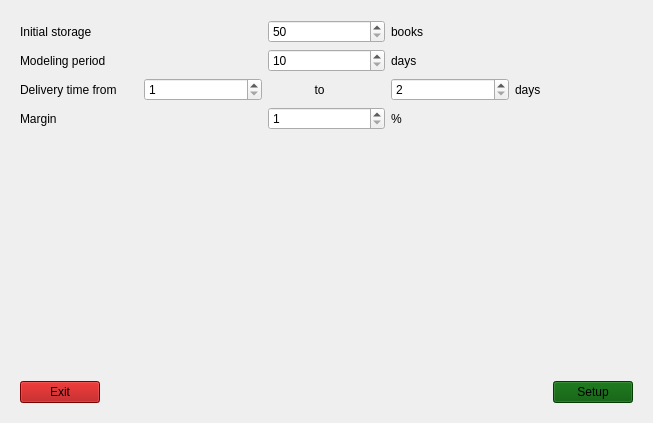
<?xml version="1.0" encoding="UTF-8"?>
<ui version="4.0">
 <class>BookStore</class>
 <widget class="QWidget" name="BookStore">
  <property name="geometry">
   <rect>
    <x>0</x>
    <y>0</y>
    <width>653</width>
    <height>423</height>
   </rect>
  </property>
  <property name="windowTitle">
   <string>BookStore</string>
  </property>
  <layout class="QVBoxLayout" name="verticalLayout">
   <item>
    <widget class="QStackedWidget" name="stackedWidget">
     <property name="currentIndex">
      <number>0</number>
     </property>
     <widget class="QWidget" name="startWindow">
      <layout class="QGridLayout" name="gridLayout">
       <item row="0" column="0">
        <layout class="QGridLayout" name="gridLayout_2">
         <item row="2" column="2">
          <widget class="QLabel" name="label_8">
           <property name="text">
            <string>              to</string>
           </property>
          </widget>
         </item>
         <item row="2" column="0">
          <widget class="QLabel" name="label_3">
           <property name="text">
            <string>Delivery time from</string>
           </property>
          </widget>
         </item>
         <item row="2" column="3">
          <widget class="QSpinBox" name="deliveryTo">
           <property name="minimum">
            <number>2</number>
           </property>
           <property name="maximum">
            <number>5</number>
           </property>
          </widget>
         </item>
         <item row="2" column="1">
          <widget class="QSpinBox" name="deliveryFrom">
           <property name="minimum">
            <number>1</number>
           </property>
           <property name="maximum">
            <number>4</number>
           </property>
          </widget>
         </item>
         <item row="2" column="4">
          <widget class="QLabel" name="label_9">
           <property name="text">
            <string>days</string>
           </property>
          </widget>
         </item>
         <item row="0" column="3" colspan="2">
          <widget class="QLabel" name="label_5">
           <property name="text">
            <string>books</string>
           </property>
          </widget>
         </item>
         <item row="1" column="3" colspan="2">
          <widget class="QLabel" name="label_6">
           <property name="text">
            <string>days</string>
           </property>
          </widget>
         </item>
         <item row="3" column="3" colspan="2">
          <widget class="QLabel" name="label_7">
           <property name="text">
            <string>%</string>
           </property>
          </widget>
         </item>
         <item row="0" column="2">
          <widget class="QSpinBox" name="initStore">
           <property name="minimum">
            <number>50</number>
           </property>
           <property name="maximum">
            <number>1000</number>
           </property>
          </widget>
         </item>
         <item row="0" column="0" colspan="2">
          <widget class="QLabel" name="label">
           <property name="text">
            <string>Initial storage</string>
           </property>
          </widget>
         </item>
         <item row="3" column="2">
          <widget class="QSpinBox" name="margin">
           <property name="minimum">
            <number>1</number>
           </property>
           <property name="maximum">
            <number>100</number>
           </property>
          </widget>
         </item>
         <item row="1" column="2">
          <widget class="QSpinBox" name="period">
           <property name="minimum">
            <number>10</number>
           </property>
           <property name="maximum">
            <number>30</number>
           </property>
          </widget>
         </item>
         <item row="1" column="0" colspan="2">
          <widget class="QLabel" name="label_2">
           <property name="text">
            <string>Modeling period</string>
           </property>
          </widget>
         </item>
         <item row="3" column="0" colspan="2">
          <widget class="QLabel" name="label_4">
           <property name="text">
            <string>Margin</string>
           </property>
          </widget>
         </item>
        </layout>
       </item>
       <item row="2" column="0">
        <layout class="QHBoxLayout" name="horizontalLayout">
         <item>
          <widget class="QPushButton" name="exitButton_1">
           <property name="styleSheet">
            <string notr="true">background-color: rgb(170, 0, 0);</string>
           </property>
           <property name="text">
            <string>Exit</string>
           </property>
          </widget>
         </item>
         <item>
          <spacer name="horizontalSpacer">
           <property name="orientation">
            <enum>Qt::Horizontal</enum>
           </property>
           <property name="sizeHint" stdset="0">
            <size>
             <width>40</width>
             <height>20</height>
            </size>
           </property>
          </spacer>
         </item>
         <item>
          <widget class="QPushButton" name="setupButton">
           <property name="styleSheet">
            <string notr="true">background-color: rgb(0, 85, 0);</string>
           </property>
           <property name="text">
            <string>Setup</string>
           </property>
          </widget>
         </item>
        </layout>
       </item>
       <item row="1" column="0">
        <spacer name="verticalSpacer">
         <property name="orientation">
          <enum>Qt::Vertical</enum>
         </property>
         <property name="sizeHint" stdset="0">
          <size>
           <width>20</width>
           <height>40</height>
          </size>
         </property>
        </spacer>
       </item>
      </layout>
     </widget>
     <widget class="QWidget" name="storeWindow">
      <widget class="QWidget" name="gridLayoutWidget_2">
       <property name="geometry">
        <rect>
         <x>0</x>
         <y>0</y>
         <width>631</width>
         <height>361</height>
        </rect>
       </property>
       <layout class="QGridLayout" name="gridLayout_3">
        <item row="1" column="0">
         <widget class="QTableView" name="orders"/>
        </item>
        <item row="0" column="0" colspan="2">
         <widget class="QTableView" name="store"/>
        </item>
        <item row="1" column="1">
         <widget class="QTableView" name="requests"/>
        </item>
       </layout>
      </widget>
      <widget class="QWidget" name="horizontalLayoutWidget">
       <property name="geometry">
        <rect>
         <x>0</x>
         <y>370</y>
         <width>631</width>
         <height>31</height>
        </rect>
       </property>
       <layout class="QHBoxLayout" name="horizontalLayout_2">
        <item>
         <widget class="QPushButton" name="exitButton_2">
          <property name="styleSheet">
           <string notr="true">background-color: rgb(170, 0, 0);</string>
          </property>
          <property name="text">
           <string>Exit</string>
          </property>
         </widget>
        </item>
        <item>
         <spacer name="horizontalSpacer_2">
          <property name="orientation">
           <enum>Qt::Horizontal</enum>
          </property>
          <property name="sizeHint" stdset="0">
           <size>
            <width>40</width>
            <height>20</height>
           </size>
          </property>
         </spacer>
        </item>
        <item>
         <layout class="QGridLayout" name="gridLayout_4">
          <item row="0" column="1">
           <spacer name="horizontalSpacer_3">
            <property name="orientation">
             <enum>Qt::Horizontal</enum>
            </property>
            <property name="sizeHint" stdset="0">
             <size>
              <width>40</width>
              <height>20</height>
             </size>
            </property>
           </spacer>
          </item>
          <item row="0" column="0">
           <widget class="QPushButton" name="startButton">
            <property name="styleSheet">
             <string notr="true">background-color: rgb(0, 85, 0);</string>
            </property>
            <property name="text">
             <string>Start</string>
            </property>
           </widget>
          </item>
          <item row="0" column="5">
           <widget class="QLabel" name="label_12">
            <property name="text">
             <string>days</string>
            </property>
           </widget>
          </item>
          <item row="0" column="4">
           <widget class="QLabel" name="endDay">
            <property name="text">
             <string>TextLabel</string>
            </property>
           </widget>
          </item>
          <item row="0" column="2">
           <widget class="QLabel" name="currentDay">
            <property name="text">
             <string>0</string>
            </property>
           </widget>
          </item>
          <item row="0" column="3">
           <widget class="QLabel" name="label_10">
            <property name="text">
             <string>of</string>
            </property>
           </widget>
          </item>
         </layout>
        </item>
       </layout>
      </widget>
     </widget>
    </widget>
   </item>
  </layout>
 </widget>
 <resources/>
 <connections/>
</ui>
